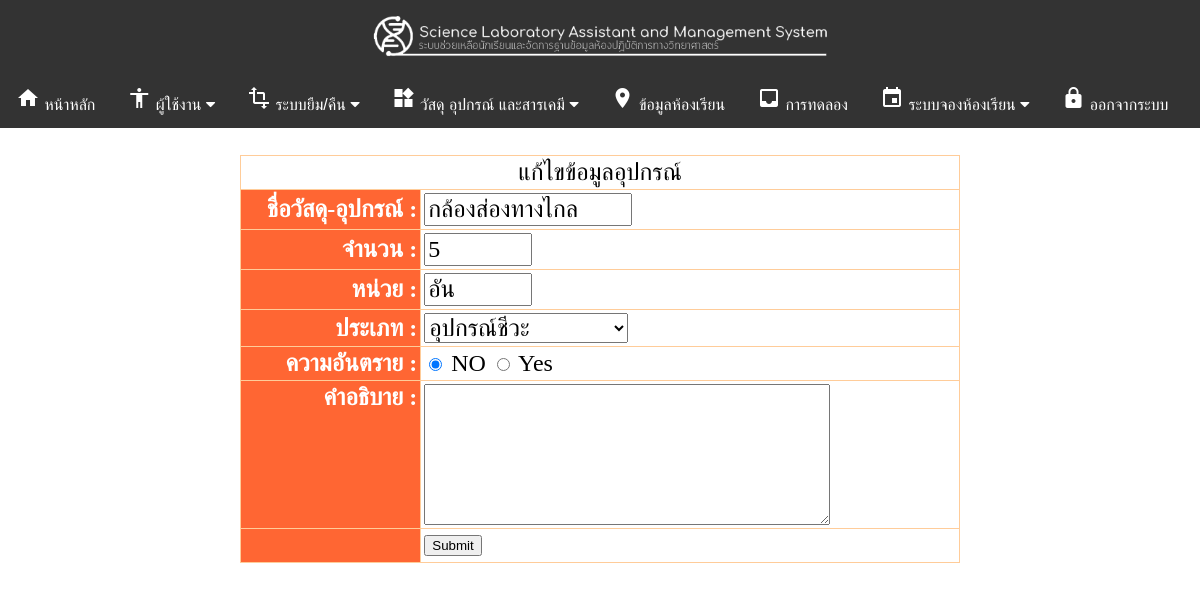
Page /lab/admin/add_equipment.php?act=edit&id=56&to=equip_bio.php (signed in) on the committed database.
### tables this page shows
CREATE TABLE `equipment` (
  `eq_id` int(11) NOT NULL,
  `eq_code` varchar(7) DEFAULT NULL,
  `eq_name` varchar(50) DEFAULT NULL,
  `eq_amount` int(11) DEFAULT NULL,
  `eq_total` int(5) DEFAULT NULL,
  `eq_counter` varchar(10) DEFAULT NULL,
  `eq_damage` int(11) DEFAULT '0',
  `eq_detail` text,
  `eq_danger` varchar(10) DEFAULT NULL,
  `eq_type` varchar(3) DEFAULT NULL,
  `eq_path` text
);

### lab/admin/add_equipment.php (the view, shortened to what this page needs)
<?
include ("header.php");
	?>
?><br />
<?
if($_GET[act]=="edit"){
	$sql = "SELECT * FROM equipment WHERE eq_id = '$_GET[id]' \n";
	$query = mysql_query($sql)or die("<pre>$sql</pre>".mysql_error());
	$edit = mysql_fetch_assoc($query);
}
?>
<form name="form_insert" id="form_insert" action="" method="post" enctype="multipart/form-data">
<table align="center" width="60%" border="0" cellpadding="3" cellspacing="1" class="form_table">
<tr>
	<td colspan="2" align="center">
	<? if ($_GET[act]=="edit") {
		echo "แก้ไขข้อมูลอุปกรณ์";
	}else {
		echo "เพิ่มอุปกรณ์";
	}
    ?>
    </td>
</tr>
<tr align="left">
	<th width="25%" align="right">ชื่อวัสดุ-อุปกรณ์ :</th>
	<td ><input name="eq_name" type="text" required class="input" id="eq_name" style="width:200px;" value="<?=$edit[eq_name]?>"></td>
</tr>
<tr>
	<th align="right">จำนวน :</th>
	<td align="left"><input name="eq_amount" type="number" required class="input" id="eq_amount" style="width:100px;" value="<?=$edit[eq_amount]?>"></td>
</tr>
<tr>
	<th align="right">หน่วย :</th>
	<td align="left"><input name="eq_counter" type="text" required class="input" id="eq_counter" style="width:100px;" value="<?=$edit[eq_counter]?>"></td>
</tr>
<tr>
	<th align="right">ประเภท :</th>
	<td align="left">
	<select name="eq_type" required  class="input" id="eq_type" style="width:204px;" <? if($_GET[act]=="edit"){?><? }?>>
		<option value="bio" <? if($edit[eq_type]=="bio"){?> selected="selected"<? }?>>อุปกรณ์ชีวะ</option>
	</select>
	</td>
</tr>
<tr>
	<th align="right">ความอันตราย :</th>
	<td align="left"><input type="radio" name="danger" id="1" value="No" <? if($edit[eq_danger]=="No"){?> checked="checked"<? }?>checked="checked" /> NO
					 <input type="radio" name="danger" id="2" value="Yes" <? if($edit[eq_danger]=="Yes"){?>checked="checked"<? }?> /> Yes
	</td>
</tr>
<tr>
	<th align="right" valign="top">คำอธิบาย :</th>
	<td align="left"><textarea name="eq_detail" rows="5" required  class="input" id="eq_detail" style="width:400px;"><?=$edit[eq_detail]?></textarea></td>
</tr>
<tr>
	<th>&nbsp;</th>
	<td><input name="submit" type="submit" id="submit" value="Submit">
	</td>
</tr>
</table>
</form>
<?
include ("footer.php");
?>

### lab/admin/css/table.css (style rules this page uses)
.form_table { BACKGROUND-COLOR: #FFCC99 }
.form_table TH { BACKGROUND-COLOR: #FF6633; COLOR: #ffffff }
.form_table TD { BACKGROUND-COLOR: #ffffff }

### lab/admin/css/menu.css (style rules this page uses)
body { font-family:Circular; font-size:24px; }
.input { font-family:Circular; font-size:24px; }

### rows in the picture
equipment: eq_name "กล้องส่องทางไกล", eq_amount "5", eq_counter "อัน", eq_type "อุปกรณ์ชีวะ", eq_danger "☑"
